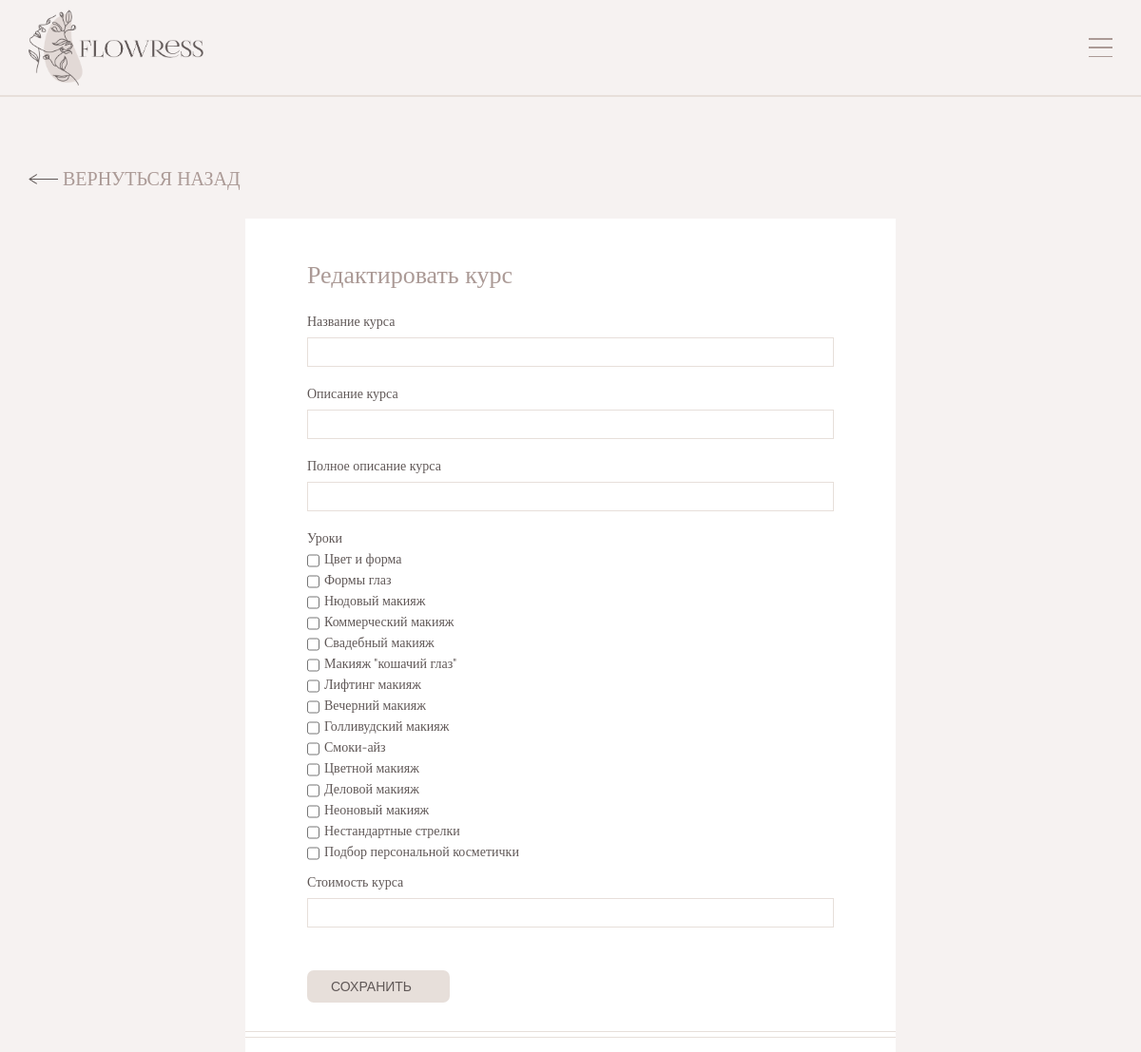
The app's page /edit_course.php with its own data.
### tables this page shows
CREATE TABLE `Lesson` (
  `ID` int UNSIGNED NOT NULL,
  `title` varchar(64) NOT NULL,
  `description` text NOT NULL,
  `photo` varchar(256) DEFAULT NULL,
  `lessonMaterial` varchar(255) DEFAULT NULL,
  `homeworkTask` varchar(255) DEFAULT NULL,
  `isActive` tinyint(1) NOT NULL DEFAULT '1'
);

### edit_course.php (the view, shortened to what this page needs)
<!DOCTYPE html>
<html>
<head>
	<link rel="stylesheet" href="../../css/style.css" type="text/css">
	<link rel="stylesheet" href="../../css/admin_panel_style.css" type="text/css">
</head>
<body>
	<?php
		$id_course=$_GET['id'];
	?>
	<?php require 'modules/page_elements/header.php';?>
	<div class="page-content margin-top">
		<div class="container">
			<div class="go-back">
				<a href="master_panel.php" >
					<img src='images/arrow.png' class='arrow'>
					<div>ВЕРНУТЬСЯ НАЗАД</div>
				</a>
			</div>
			<div class="admin-form-wrapper">
				<div class="white-form">
					<div class="form-content">
						<div class="title">Редактировать курс</div>
						<div class="form-inputs">
							<?php
								$query = "SELECT * FROM Course WHERE id='$id_course'";
								$result = mysqli_query($link, $query) or die("Ошибка".mysqli_error($link));
								if($result) {
									$course = mysqli_fetch_assoc($result);
								}
							?>
							<div class='form-input-block'>
								<p>Название курса</p>
								<input name='course-title' class='border-style' type="email" size="30" value="<?= $course['title'] ?>" required>
							</div>
							<div class="form-input-block">
								<p>Описание курса</p>
								<input type='text' class='course-description border-style' name='course-description' value="<?= $course['description'] ?>"></input>
							</div>
							<div class="form-input-block">
								<p>Полное описание курса</p>
								<input type='text' class='course-full-description border-style' name='course-full-description' value="<?= $course['fullDescription'] ?>"></input>
							</div>
							<div>
								<p>Уроки</p>
								<?php
								$lessonsQuery = "SELECT * FROM Lesson";
								$lessonsResult = mysqli_query($link, $lessonsQuery) or die("Ошибка".mysqli_error($link));
								if($lessonsResult)
								{
									$rows = mysqli_num_rows($lessonsResult);
									for($i = 0; $i < $rows; ++$i)
									{
										$row = mysqli_fetch_assoc($lessonsResult);
										$checked = "";
										echo "<div class='lesson-item'>
												<input type='checkbox' class='lessons-checkboxes lessons-ckbx' name='lesson' value='".$row['ID']."'  $checked>
												<label for='lesson'>".$row['title']."</label>
											</div>";
									}
								}
								?>
							</div>
							<div class="form-input-block">
								<p>Стоимость курса</p>
								<input name="course-price" class="border-style" type="number"  value="<?= $course['price'] ?>" required>
							</div>
						</div>
						<button class="form-btn save_edit_course_btn" id="<?= $course['ID'] ?>">
							<p>Сохранить</p>
						</button>
					</div>
					<div class="two-lines"></div>
				</div>
			</div>
		</div>
	</div>
</body>
</html>

### css/style.css (style rules this page uses)
*, *::before, *::after { padding: 0; margin:0; border: 0; box-sizing: border-box; }
a { text-decoration: none; color: black; }
img { vertical-align: top; }
html { height: 100%; }
body { width:100%; padding: 0; margin: 0; background-color: #F6F2F1; font-family: 'Raleway'; color: #605857; font-size: 16px; text-align: left; min-height: 100%; display: grid; grid-template-rows: auto 1fr auto; }
.container { max-width: 1200px; box-sizing: content-box; margin: 0 auto; padding: 0px 50px; }
.border-style { border: 0.7px solid #E7DFDA; margin-bottom: 5px; }
.title { color: #ab9a96; font-family: 'Lighthaus'; font-size: 32px; display: flex; justify-content: center; text-align: center; }
.form-btn { display: flex; align-items: center; border-radius: 7px; background-color: #E7DFDA; padding: 9px 25px; margin-top: 25px; }
.form-btn p { font-size: 14px; margin-right: 15px; text-transform:uppercase; color: #605857; font-weight: 300; }
.go-back { display: flex; justify-content: flex-start; margin: 30px 0px; }
.go-back a { display: flex; align-items: center; font-family: 'Lighthaus'; font-size: 20px; color: #ab9a96; }
.go-back img { rotate: 180deg; margin-right: 5px; }
@media screen and (max-device-width: 992px) { body { font-size: 14px; } }
@media screen and (max-device-width: 992px) { .container { padding: 0px 30px; } }
@media screen and (max-device-width: 992px) { .title { font-size: 26px; } }
.two-lines { border-top: 0.7px solid #E7DFDA; border-bottom: 0.7px solid #E7DFDA; height: 7px; margin: 0px; }
.white-form { width: 45%; background-color: white; padding-bottom: 15px; }
.form-content { padding: 20px 65px; display: flex; flex-direction: column; align-items: flex-start; padding-top: 45px; padding-bottom: 30px; }
.form-inputs { width: 100%; }
.form-inputs div { margin-bottom: 15px; }
.form-inputs p { margin-bottom: 5px; }
.form-content div input { margin-top: 3px; padding: 7px 10px; }
@media screen and (max-device-width: 992px) { .white-form { width: 55%; } }
.lesson-item { display: flex; margin: 5px 0px; }
.lesson-item input { margin-right: 5px; }
.form-input-block { display: flex; flex-direction: column; }

### css/admin_panel_style.css (style rules this page uses)
.margin-top { margin-top: 40px; }
.admin-form-wrapper { display: flex; justify-content: center; margin-top: 30px; }
.admin-form-wrapper .white-form { width: 60%; }
.admin-form-wrapper .title { margin-bottom: 25px; }
.lesson-item { margin-bottom: 5px !important; }

### records on screen
lesson: title "Цвет и форма"
lesson: title "Формы глаз"
lesson: title "Нюдовый макияж"
lesson: title "Коммерческий макияж"
lesson: title "Свадебный макияж"
lesson: title "Макияж \"кошачий глаз\""
lesson: title "Лифтинг макияж"
lesson: title "Вечерний макияж"
lesson: title "Голливудский макияж"
lesson: title "Смоки-айз"
lesson: title "Цветной макияж"
lesson: title "Деловой макияж"
lesson: title "Неоновый макияж"
lesson: title "Нестандартные стрелки"
lesson: title "Подбор персональной косметички"
